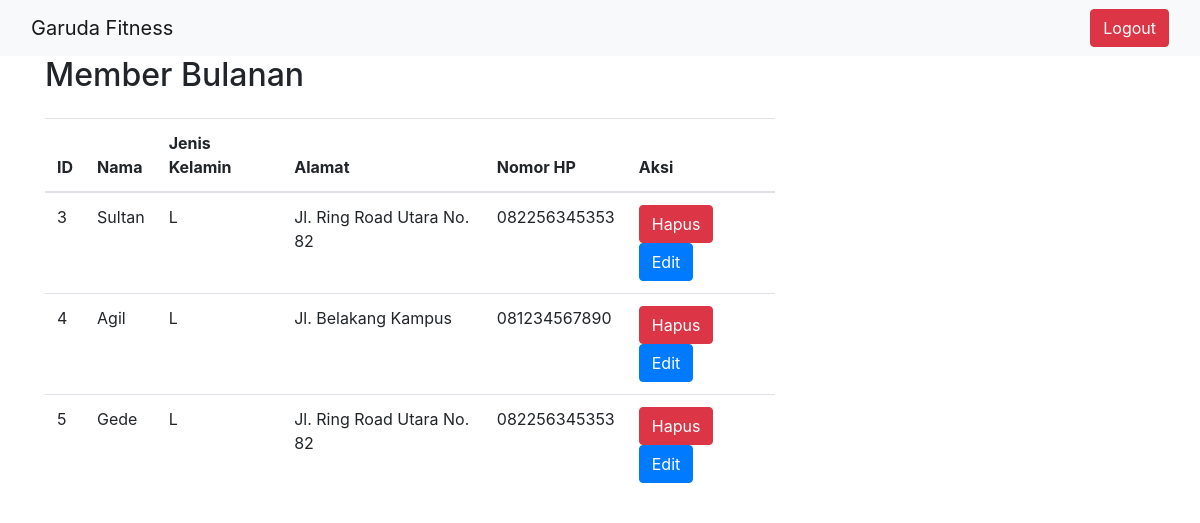
/admin/monthly_members (signed in), run on the app's committed database.
### models.py (models this page shows, shortened)
class MemberBulanan(db.Model):
    id = db.Column(db.Integer, primary_key=True)
    nama = db.Column(db.String(100))
    jenis_kelamin = db.Column(db.String(10))
    alamat = db.Column(db.String(200))
    nomor_hp = db.Column(db.String(15))

### app.py (the view)
@app.route('/admin/monthly_members')
@login_required
def admin_monthly_members():
    if not current_user.is_authenticated or not current_user.is_admin == 1:
        flash('Anda tidak memiliki izin untuk mengakses halaman ini atau belum login sebagai admin.', 'danger')
        return redirect(url_for('login'))
    monthly_members = MemberBulanan.query.all()
    return render_template('monthly_members.html', monthly_members=monthly_members)

### app.py (called while the page is built)
@login_manager.user_loader
def load_user(user_id):
    return Admin.query.get(int(user_id))

### templates/monthly_members.html
{% extends 'base_admin.html' %}
{% block content %}
    <h2 class="mb-4">Member Bulanan</h2>
    <div class="row">
        <div class="col-md-8">
            <table class="table">
                <thead>
                    <tr>
                        <th scope="col">ID</th>
                        <th scope="col">Nama</th>
                        <th scope="col">Jenis Kelamin</th>
                        <th scope="col">Alamat</th>
                        <th scope="col">Nomor HP</th>
                        <th scope="col">Aksi</th>
                    </tr>
                </thead>
                <tbody>
                    {% for member in monthly_members %}
                    <tr>
                        <td>{{ member.id }}</td>
                        <td>{{ member.nama }}</td>
                        <td>{{ member.jenis_kelamin }}</td>
                        <td>{{ member.alamat }}</td>
                        <td>{{ member.nomor_hp }}</td>
                        <td>
                            <form style="display: inline-block;" action="{{ url_for('delete_member', member_type='monthly', member_id=member.id) }}" method="POST" onsubmit="return confirm('Apakah anda yakin ingin menghapus member ini?');">
                                <button type="submit" class="btn btn-danger">Hapus</button>
                            </form>
                            <a href="{{ url_for('update_monthly_member', member_id=member.id) }}" class="btn btn-primary">Edit</a>
                        </td>
                    </tr>
                    {% endfor %}
                </tbody>
            </table>
        </div>
    </div>
{% endblock %}

### data on the page
MemberBulanan: id "3", nama "Sultan", jenis_kelamin "L", alamat "Jl. Ring Road Utara No. 82", nomor_hp "082256345353"
MemberBulanan: id "4", nama "Agil", jenis_kelamin "L", alamat "Jl. Belakang Kampus", nomor_hp "081234567890"
MemberBulanan: id "5", nama "Gede", jenis_kelamin "L", alamat "Jl. Ring Road Utara No. 82", nomor_hp "082256345353"
